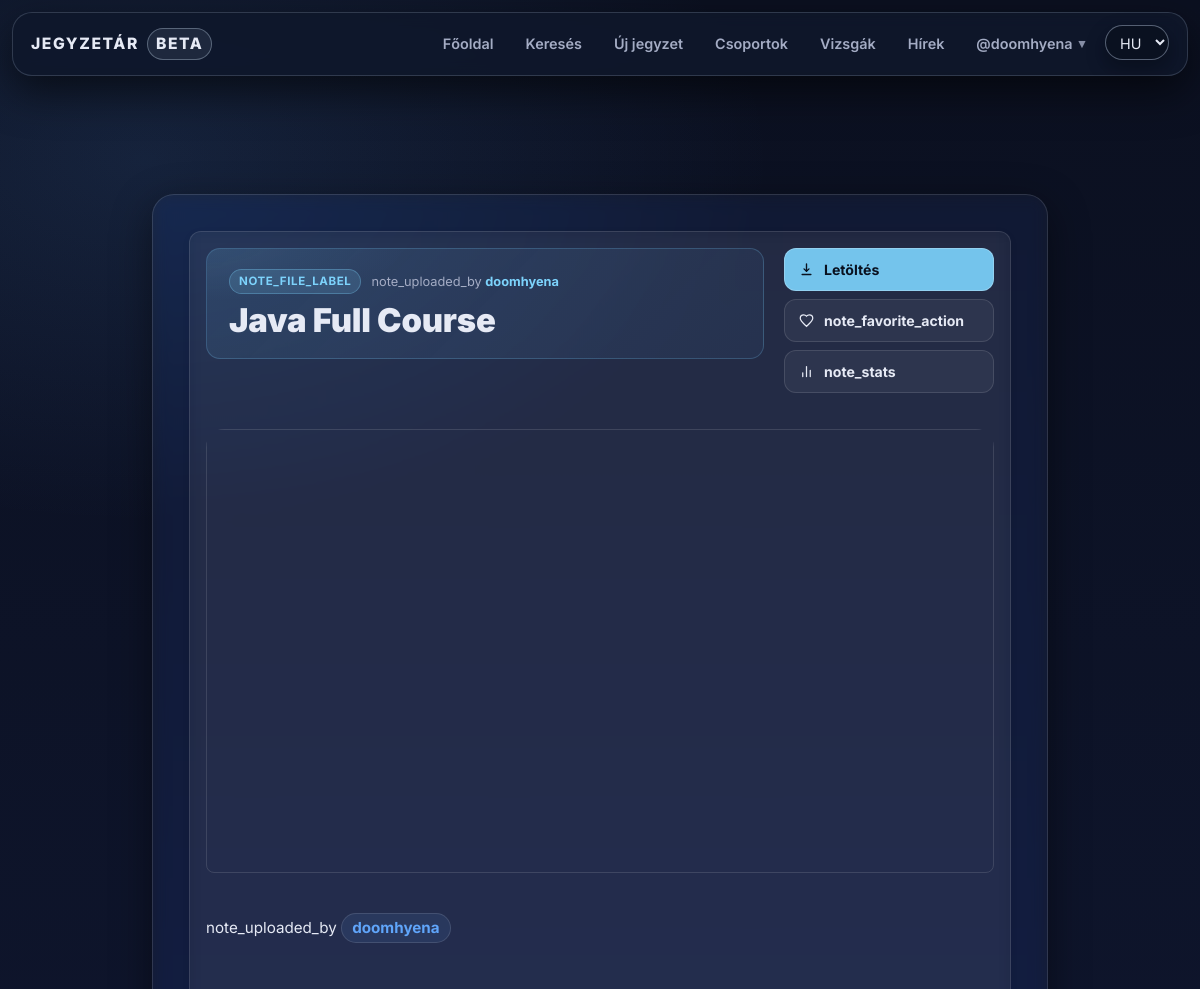
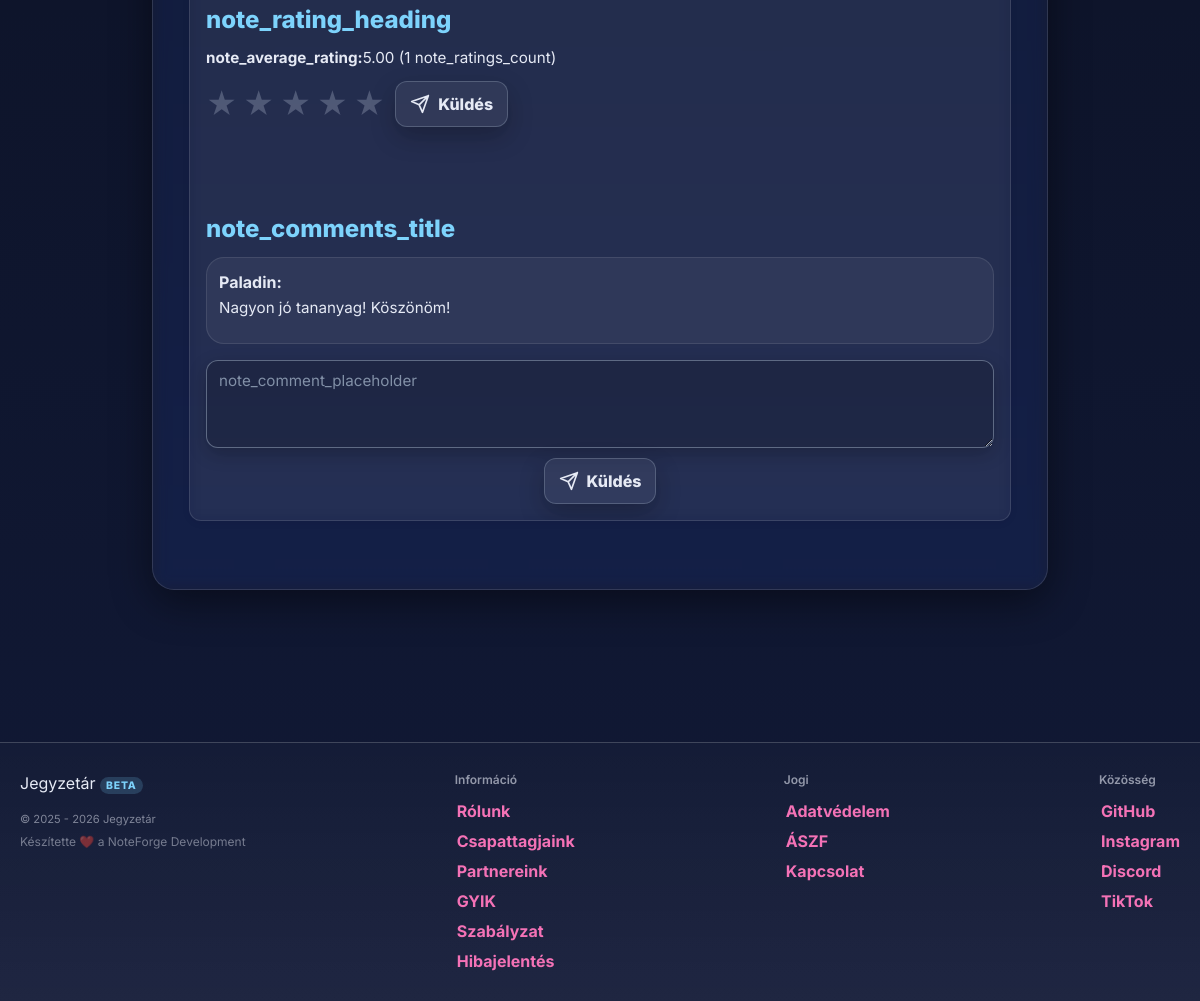
The page /note.php?id=5 (signed in) on the database its author committed (2 pictures, top to bottom).
### tables this page shows
CREATE TABLE `users` (
  `id` int(11) NOT NULL,
  `lastname` varchar(100) DEFAULT NULL,
  `firstname` varchar(100) DEFAULT NULL,
  `username` varchar(50) NOT NULL,
  `birthdate` date DEFAULT NULL,
  `gender` varchar(10) DEFAULT NULL,
  `email` varchar(50) NOT NULL,
  `profile_picture` varchar(255) DEFAULT NULL,
  `password` varchar(255) NOT NULL,
  `security_question` varchar(255) NOT NULL,
  `security_answer` varchar(255) NOT NULL,
  `admin` tinyint(1) NOT NULL,
  `teacher` tinyint(1) NOT NULL,
  `registration_date` datetime DEFAULT NULL,
  `language` varchar(5) NOT NULL DEFAULT 'hu',
  `oauth_provider` varchar(20) DEFAULT NULL,
  `oauth_sub` varchar(191) DEFAULT NULL,
  `email_verified` tinyint(1) NOT NULL DEFAULT 0,
  `bio` text DEFAULT NULL,
  `profile_theme` varchar(32) NOT NULL DEFAULT 'default',
  `twofa_enabled` tinyint(1) NOT NULL DEFAULT 0,
  `used_reg_code` varchar(64) DEFAULT NULL,
  `used_reg_code_at` datetime DEFAULT NULL,
  `show_fullname` tinyint(1) NOT NULL DEFAULT 1,
  `show_email` tinyint(1) NOT NULL DEFAULT 0,
  `show_birthdate` tinyint(1) NOT NULL DEFAULT 0
);

CREATE TABLE `files` (
  `id` int(11) NOT NULL,
  `uploaded_by` int(11) DEFAULT NULL,
  `name` varchar(255) NOT NULL,
  `file_name` varchar(255) NOT NULL,
  `description` text DEFAULT NULL,
  `file_path` varchar(255) NOT NULL,
  `tags` varchar(255) NOT NULL,
  `tn_name` varchar(255) DEFAULT NULL,
  `file_size` bigint(20) UNSIGNED DEFAULT NULL,
  `download_count` int(11) NOT NULL DEFAULT 0,
  `content_text` longtext DEFAULT NULL,
  `edu_stage` enum('hs','uni') DEFAULT NULL,
  `edu_level` tinyint(4) DEFAULT NULL,
  `external_url` varchar(255) NOT NULL,
  `content_type` enum('file','note','','') NOT NULL,
  `note_markdown` mediumtext NOT NULL,
  `note_excerpt` varchar(255) NOT NULL
);

CREATE TABLE `comments` (
  `id` int(11) NOT NULL,
  `userid` int(11) NOT NULL,
  `postid` int(11) NOT NULL,
  `text` varchar(1000) NOT NULL
);

### note.php (the view, shortened to what the rows shown need)
<?php
    require_once "assets/php/db.php";
    require_once "assets/php/lang.php";
    require_once "assets/php/functions.php";
    $currentUserId = (int)auth_user_id();
    $note_id = (isset($_GET['id']) && ctype_digit($_GET['id'])) ? (int)$_GET['id'] : 0;
    if ($note_id <= 0) {
        http_response_code(400);
        $note = null;
    } else {
        $noteRes = db_query($conn, "SELECT * FROM files WHERE id = ? LIMIT 1", "i", [$note_id]);
        $note = ($noteRes && $noteRes->num_rows > 0) ? $noteRes->fetch_assoc() : null;
        $isMarkdownNote = $note && !empty(trim($note['note_markdown'] ?? ''));
    }
    $isOwner = false;
    if ($note) {
        $isOwner = ((int)$note['uploaded_by'] === (int)$currentUserId);
    }
?>
<!DOCTYPE html>
<html lang="<?= htmlspecialchars($lang) ?>">
<head>
    <link rel="stylesheet" href="assets/css/styles.css">
    <script src="https://cdn.jsdelivr.net/npm/@tailwindcss/browser@4"></script>
</head>
<body>
<?php include 'assets/php/navbar.php'; ?>
<div class="content-wrapper w-full">
    <?php include "assets/php/ads.php"; ?>
    <div class="main w-full max-w-4xl mx-auto px-4 md:px-6 lg:px-8 py-6">
        <?php if ($note): ?>
            <?php
                $file_id = (int)$note['id'];
                $file_name = htmlspecialchars($note['name']);
                $ext = strtolower(pathinfo($note['file_name'], PATHINFO_EXTENSION));
                $uploaderRes = db_query($conn, "SELECT * FROM users WHERE id = ? LIMIT 1", "i", [(int)$note['uploaded_by']]);
                $uploader = ($uploaderRes && $uploaderRes->num_rows > 0) ? $uploaderRes->fetch_assoc() : ['username' => 'ismeretlen'];
                $username = htmlspecialchars($uploader['username'] ?? 'ismeretlen');
                $avgRes = db_query($conn, "SELECT IFNULL(AVG(rating),0) as avg_rating, COUNT(id) as rating_count FROM ratings WHERE file_id = ?", "i", [$file_id]);
                $avg_data = ($avgRes && $avgRes->num_rows > 0) ? $avgRes->fetch_assoc() : ['avg_rating' => 0, 'rating_count' => 0];
                $avg = number_format((float)$avg_data['avg_rating'], 2, '.', '');
                $cnt = (int)$avg_data['rating_count'];
                $is_favorite = false;
                $user_dir  = "users/" . ($uploader['username'] ?? '') . "/";
                $safe_path = $user_dir . $note['file_name'];
				$contentType = $note['content_type'] ?? 'file';
				$externalUrl = trim((string)($note['external_url'] ?? ''));
            ?>
            <article class="card note-card break-words">
                <header class="note-header-wrap">
                    <div style="padding:20px 22px 18px;border-radius:14px;background:linear-gradient(135deg,rgba(125,211,252,.10),rgba(96,165,250,.06));border:1px solid rgba(125,211,252,.22);position:relative;overflow:hidden;">
                        <div style="position:absolute;inset:0;background:radial-gradient(ellipse 60% 80% at 0% 0%,rgba(125,211,252,.07),transparent 60%);pointer-events:none;"></div>
                        <div style="display:flex;align-items:center;gap:10px;margin-bottom:8px;">
                            <span style="display:inline-block;padding:3px 9px;border-radius:999px;background:rgba(125,211,252,.15);border:1px solid rgba(125,211,252,.30);font-size:.72rem;font-weight:700;letter-spacing:.6px;text-transform:uppercase;color:var(--primary);"><?= strtoupper($ext ?: t('note_file_label')) ?></span>
                            <span style="font-size:.8rem;color:var(--muted);"><?= t('note_uploaded_by') ?> <a href="profile.php?user=<?= urlencode($uploader['username'] ?? '') ?>" style="color:var(--primary);font-weight:700;text-decoration:none;"><?= $username ?></a></span>
                        </div>
                        <h1 style="margin:0;font-size:clamp(1.4rem, 2.2vw + .4rem, 2.2rem);font-weight:900;line-height:1.15;letter-spacing:-.2px;color:var(--text);word-break:break-word;"><?= $file_name ?></h1>
                    </div>
                    <div class="note-action-col">
                        <?php if (($contentType ?? 'file') === 'link' && $externalUrl !== ''): ?>
                            <a class="note-action-btn note-action-btn--dl" href="<?= htmlspecialchars($externalUrl) ?>" target="_blank" rel="noopener noreferrer">
                                <svg width="15" height="15" viewBox="0 0 24 24" fill="none" stroke="currentColor" stroke-width="2.2" stroke-linecap="round"><path d="M18 13v6a2 2 0 0 1-2 2H5a2 2 0 0 1-2-2V8a2 2 0 0 1 2-2h6M15 3h6v6M10 14L21 3"/></svg>
                                <?= t('note_button_open') ?>
                            </a>
                        <?php else: ?>
                            <a class="note-action-btn note-action-btn--dl" href="assets/php/download.php?id=<?= $file_id ?>">
                                <svg width="15" height="15" viewBox="0 0 24 24" fill="none" stroke="currentColor" stroke-width="2.2" stroke-linecap="round"><path d="M5 20h14M12 3v12m0 0l-4-4m4 4 4-4"/></svg>
                                <?= t('btn_download') ?>
                            </a>
                        <?php endif; ?>
                        <form method="post" style="margin:0;">
                            <button type="submit" name="favorite-btn" class="note-action-btn <?= $is_favorite ? 'note-action-btn--fav' : 'note-action-btn--ghost' ?>">
                                <svg width="15" height="15" viewBox="0 0 24 24" fill="<?= $is_favorite ? 'currentColor' : 'none' ?>" stroke="currentColor" stroke-width="2" stroke-linecap="round"><path d="M12 21.35l-1.45-1.32C5.4 15.36 2 12.28 2 8.5 2 5.42 4.42 3 7.5 3c1.74 0 3.41.81 4.5 2.09C13.09 3.81 14.76 3 16.5 3 19.58 3 22 5.42 22 8.5c0 3.78-3.4 6.86-8.55 11.54L12 21.35z"/></svg>
                                <?= $is_favorite ? t('note_favorite_in_list') : t('note_favorite_action') ?>
                            </button>
                        </form>
                        <?php if ($isOwner): ?>
                            <a class="note-action-btn note-action-btn--ghost" href="note_stats.php?id=<?= $file_id ?>">
                                <svg width="15" height="15" viewBox="0 0 24 24" fill="none" stroke="currentColor" stroke-width="2" stroke-linecap="round"><path d="M18 20V10M12 20V4M6 20v-6"/></svg>
                                <?= t('note_stats') ?>
                            </a>
                        <?php endif; ?>
                    </div>
                </header>
                <?php if ($isMarkdownNote): ?>
                    <section class="note-markdown">
                        <?= render_markdown($note['note_markdown'] ?? ''); ?>
                    </section>
				<?php else: ?>
					<?php
                        $maybeUrl = $note['external_url'] ?? '';
                        $yt = youtube_embed_url($maybeUrl);
					?>
					<?php if ($yt): ?>
					  <div class="w-full overflow-hidden rounded-lg mb-4">
					    <iframe
					      class="w-full aspect-video border-0 rounded-lg"
					      src="<?= htmlspecialchars($yt) ?>"
					      title="<?= t('note_youtube_title') ?>"
					      allow="accelerometer; autoplay; clipboard-write; encrypted-media; gyroscope; picture-in-picture; web-share"
					      allowfullscreen
					      loading="lazy"></iframe>
					  </div>
					<?php elseif ($ext === 'docx'): ?>
					  <p class="text-sm md:text-base mb-4"><b><?= t('note_docx_preview_message') ?></b></p>
					<?php elseif ($ext === 'pdf'): ?>
					  <div class="w-full overflow-hidden rounded-lg mb-4">
					    <iframe src="<?= htmlspecialchars($safe_path) ?>" class="w-full min-h-[400px] md:min-h-[500px] border-0"></iframe>
					  </div>
					<?php else: ?>
					  <p class="entry-meta text-sm md:text-base mb-4"><?= t('note_preview_unavailable') ?></p>
					<?php endif; ?>
				<?php endif; ?>
                <p class="text-sm md:text-base mb-4"><?= t('note_uploaded_by') ?>
                    <a class="uploader-name" href="profile.php?user=<?= urlencode($uploader['username'] ?? '') ?>">
                        <?= $username ?>
                    </a>
                </p>
                <div class="rating-section mb-6">
                    <h3 class="text-xl md:text-2xl mb-2"><?= t('note_rating_heading') ?></h3>
                    <p class="text-sm md:text-base mb-4"><b><?= t('note_average_rating') ?>:</b> <?= $avg ?> (<?= $cnt ?> <?= t('note_ratings_count') ?>)</p>
                    <form method="post" class="rating-form filters-inner flex flex-wrap items-center gap-3">
                        <div class="star-rating" aria-label="<?= t('note_rating_aria') ?>">
                            <?php
                                for ($i = 5; $i >= 1; $i--) {
                                    $input_id = "star{$i}_note_{$file_id}";
                                    echo '<label for="'.$input_id.'" title="'.$i.' csillag">★</label>';
                                }
                            ?>
                        </div>
                        <button type="submit" name="rate-btn" class="btn-search text-sm md:text-base">
                            <svg class="icon icon-send w-4 h-4 md:w-5 md:h-5" viewBox="0 0 24 24" aria-hidden="true">
                                <path d="M22 2L11 13M22 2l-7 20-4-9-9-4 20-7z"
                                      fill="none" stroke="currentColor" stroke-width="2"
                                      stroke-linecap="round" stroke-linejoin="round" />
                            </svg>
                            <span><?= t('btn_send') ?></span>
                        </button>
                    </form>
                </div>
                <div class="comments-section mt-6">
                    <h3 class="text-xl md:text-2xl mb-4"><?= t('note_comments_title') ?></h3>
                    <?php
                        $comments_result = db_query($conn, "SELECT c.*, u.username FROM comments c JOIN users u ON c.userid = u.id WHERE c.postid = ? ORDER BY c.id DESC", "i", [$file_id]);
                    ?>
                    <?php if ($comments_result && $comments_result->num_rows > 0): ?>
                        <div class="space-y-3 mb-4">
                            <?php while ($comment = $comments_result->fetch_assoc()): ?>
                                <div class="comment p-3 rounded-lg bg-white/5 border border-white/10">
                                    <strong class="text-sm md:text-base"><?= htmlspecialchars($comment['username']) ?>:</strong>
                                    <p class="text-sm md:text-base mt-1 break-words"><?= htmlspecialchars($comment['text']) ?></p>
                                </div>
                            <?php endwhile; ?>
                        </div>
                    <?php else: ?>
                        <p class="entry-meta text-sm md:text-base mb-4"><?= t('note_no_comments') ?></p>
                    <?php endif; ?>
                    <form method="post" class="comment-form filters-inner flex flex-col gap-3">
                        <textarea name="comment-text" class="input w-full text-sm md:text-base" placeholder="<?= t('note_comment_placeholder') ?>" required rows="3"></textarea>
                        <button type="submit" name="comment-btn" class="btn-search text-sm md:text-base">
                            <svg class="icon icon-send w-4 h-4 md:w-5 md:h-5" viewBox="0 0 24 24" aria-hidden="true">
                                <path d="M22 2L11 13M22 2l-7 20-4-9-9-4 20-7z"
                                      fill="none" stroke="currentColor" stroke-width="2"
                                      stroke-linecap="round" stroke-linejoin="round" />
                            </svg>
                            <span><?= t('btn_send') ?></span>
                        </button>
                    </form>
                </div>
            </article>
        <?php endif; ?>
    </div>
</div>
</body>
</html>

### assets/php/navbar.php (shortened to what the rows shown need)
<?php
	require_once "assets/php/premium.php";
    $isLoggedIn = auth_is_logged_in();
    $user = $isLoggedIn ? auth_user($conn) : null;
    $currentUsername = null;
    if ($user) {
        $isLoggedIn = true;
        $currentUsername = $user['username'];
    }
?>
<nav class="navbar">
    <div class="navbar-content">
        <ul class="nav-links">
            <?php if ($isLoggedIn && $currentUsername): ?>
                <li class="nav-item-has-dropdown">
                    <a href="#" class="nav-account-link">
                        <?= $isLoggedIn && $currentUsername ? '@'.htmlspecialchars($currentUsername) : t('nav_login') ?>
                        <span class="nav-account-chevron">▾</span>
                    </a>
                </li>
            <?php else: ?>
                <li><a href="reglog.php?mode=login"><?= t('nav_login') ?></a></li>
            <?php endif; ?>
        </ul>
    </div>
</nav>

### rows shown on the page
users: username "doomhyena"
files: file_name "NOTE_FILE_LABEL", name "Java Full Course"
comments: userid.username "Paladin", text "Nagyon jó tananyag! Köszönöm!"

### other values the page prints
t('nav_home') "Főoldal"
t('nav_search') "Keresés"
t('nav_upload') "Új jegyzet"
t('nav_groups') "Csoportok"
t('nav_exams') "Vizsgák"
t('note_uploaded_by') "note_uploaded_by"
t('btn_download') "Letöltés"
t('note_favorite_action') "note_favorite_action"
t('note_stats') "note_stats"
t('note_rating_heading') "note_rating_heading"
t('note_average_rating') "note_average_rating"
$avg "5.00"
$cnt "1"
t('note_ratings_count') "note_ratings_count"
t('btn_send') "Küldés"
